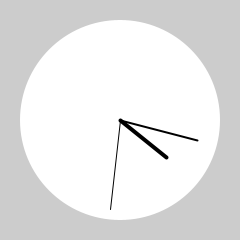
Frame 1 (no input)
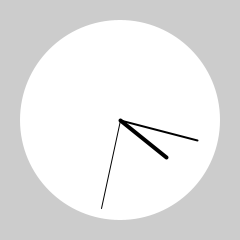
Frame 60 (the mouse pressed at the canvas centre just before this capture)
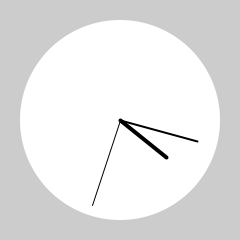
Frame 120 (the mouse held since frame 60 and released just before this capture)

The Processing sketch that drew these frames (run headless with seeded random() and noise(); from frame 60 on, the mouse is pressed at the canvas centre):

// Processing sketch: processing_16038
// ── processing_16038.pde

AnalogClock analogClock;

void setup() {
  size(240, 240);
  smooth();
  analogClock = new AnalogClock(width/2, height/2);
}

void draw() {
  background(204);
  analogClock.getTime();
  analogClock.display();
}

class AnalogClock extends Clock {
  float x, y;
  
  AnalogClock(float _x, float _y) {
    x = _x;
    y = _y;
  }
  
  void getTime() {
    super.getTime();
  }
  
  void display() {
    noStroke();
    ellipse (x, y, 200, 200);
    stroke(0);
    strokeWeight(4);
    line(x, y , 60 * cos((h + m/60.0) % 12 * TWO_PI/12 - HALF_PI) + x, 60 * sin((h + m/60.0) % 12 * TWO_PI/12 - HALF_PI) + y);
    strokeWeight(2);
    line(x, y , 80 * cos((m + s/60.0) * TWO_PI/60 - HALF_PI) + x, 80 * sin((m + s/60.0) * TWO_PI/60 - HALF_PI) + y);
    strokeWeight(1);
    line(x, y , 90 * cos(s * TWO_PI/60 - HALF_PI) + x, 90 * sin(s * TWO_PI/60 - HALF_PI) + y);
  }
}

class Clock {
  int h, m, s;
  Clock() {
  }
  
  void getTime() {
    h = hour();
    m = minute();
    s = second();
  }
}                               
